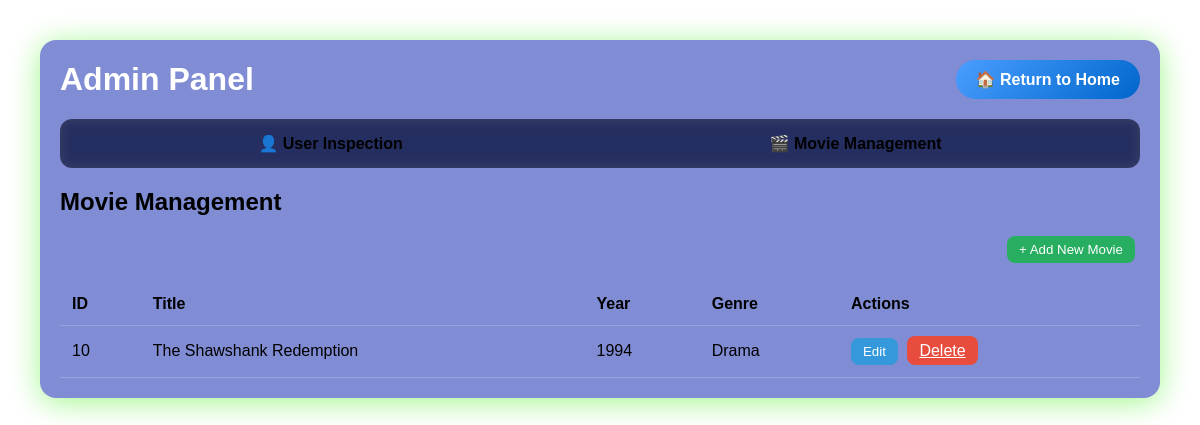
/admin.php?tab=movies, run on the app's committed database.
### tables this page shows
CREATE TABLE IF NOT EXISTS movies (
    id INT(11) NOT NULL AUTO_INCREMENT,
    title VARCHAR(255) NOT NULL,
    poster_url VARCHAR(1000) DEFAULT NULL,
    genre VARCHAR(100) DEFAULT NULL,
    description TEXT DEFAULT NULL,
    release_year YEAR(4) DEFAULT NULL,
    created_at TIMESTAMP NOT NULL DEFAULT CURRENT_TIMESTAMP,
    PRIMARY KEY (id)
);

### admin.php (the view, shortened to what this page needs)
<?php
require_once "api/db.php";
$users_stmt = $pdo->query("SELECT * FROM users");
$users = $users_stmt->fetchAll();
$movies_stmt = $pdo->query("SELECT * FROM movies");
$movies = $movies_stmt->fetchAll();
$currentTab = $_GET['tab'] ?? 'users';
?>
<!DOCTYPE html>
<html lang="en">
<head>
  <link rel="stylesheet" href="css/admin.css">
</head>
<body>
  <div class="glass-container">
    <div class="admin-header">
      <h1>Admin Panel</h1>
      <a href="index.php" class="home-btn">🏠 Return to Home</a>
    </div>
    <nav>
      <a href="?tab=users">👤 User Inspection</a>
      <a href="?tab=movies">🎬 Movie Management</a>
    </nav>
    <?php if ($currentTab == 'users'): ?>
      <h2>Registered Users</h2>
      <table>
        <tr><th>ID</th><th>Name</th><th>Email</th></tr>
        <?php foreach($users as $u): ?>
          <tr>
            <td><?= $u['id'] ?></td>
            <td><?= $u['username'] ?></td>
            <td><?= $u['email'] ?></td>
          </tr>
        <?php endforeach; ?>
      </table>
    <?php elseif ($currentTab == 'movies'): ?>
      <h2>Movie Management</h2>
      <div class="movie-actions">
        <button class="btn add-btn" onclick="openAddModal()">+ Add New Movie</button>
      </div>
      <table>
        <tr><th>ID</th><th>Title</th><th>Year</th><th>Genre</th><th>Actions</th></tr>
        <?php foreach($movies as $m): ?>
          <tr>
            <td><?= $m['id'] ?></td>
            <td><?= $m['title'] ?></td>
            <td><?= $m['release_year'] ?></td>
            <td><?= $m['genre'] ?></td>
            <td>
              <button class="btn edit-btn" onclick="openModal(<?= htmlspecialchars(json_encode($m)) ?>)">Edit</button>
              <a href="?delete_movie=<?= $m['id'] ?>" class="btn delete-btn" onclick="return confirm('Delete this movie?')">Delete</a>
            </td>
          </tr>
        <?php endforeach; ?>
      </table>
    <?php endif; ?>
  </div>
</body>
</html>

### css/admin.css (style rules this page uses)
body { font-family: Arial, sans-serif; background: url('https://source.unsplash.com/1920x1080/?cinema,movies') no-repeat center center/cover; backdrop-filter: blur(10px); margin: 0; padding: 0; color: #000000; }
.glass-container { background: rgba(41, 62, 181, 0.594); backdrop-filter: blur(12px); border-radius: 16px; padding: 20px; margin: 40px auto; width: 90%; max-width: 1100px; box-shadow: 0 4px 30px rgba(58, 239, 17, 0.482); }
.admin-header { display: flex; justify-content: space-between; align-items: center; margin-bottom: 20px; }
.admin-header h1 { margin: 0; color: #fff; }
.home-btn { background: linear-gradient(135deg, #4a9eff, #0066cc); color: white; text-decoration: none; padding: 10px 20px; border-radius: 25px; font-weight: 600; transition: all 0.3s ease; display: flex; align-items: center; gap: 8px; }
nav { display: flex; justify-content: space-around; padding: 15px; background: rgba(0, 0, 0, 0.5); backdrop-filter: blur(6px); border-radius: 12px; margin-bottom: 20px; }
nav a { color: #000000; text-decoration: none; font-weight: bold; transition: 0.3s; }
table { width: 100%; border-collapse: collapse; }
th, td { padding: 12px; border-bottom: 1px solid rgba(255,255,255,0.2); }
th { text-align: left; }
.btn { padding: 6px 12px; border: none; border-radius: 8px; cursor: pointer; margin-right: 5px; transition: 0.3s; }
.edit-btn { background: #3498db; color: #fff; }
.delete-btn { background: #e74c3c; color: #fff; }
.add-btn { background: #27ae60; color: #fff; }
.movie-actions { margin-bottom: 20px; text-align: right; }

### data on the page
movies: id "10", title "The Shawshank Redemption", release_year "1994", genre "Drama"
